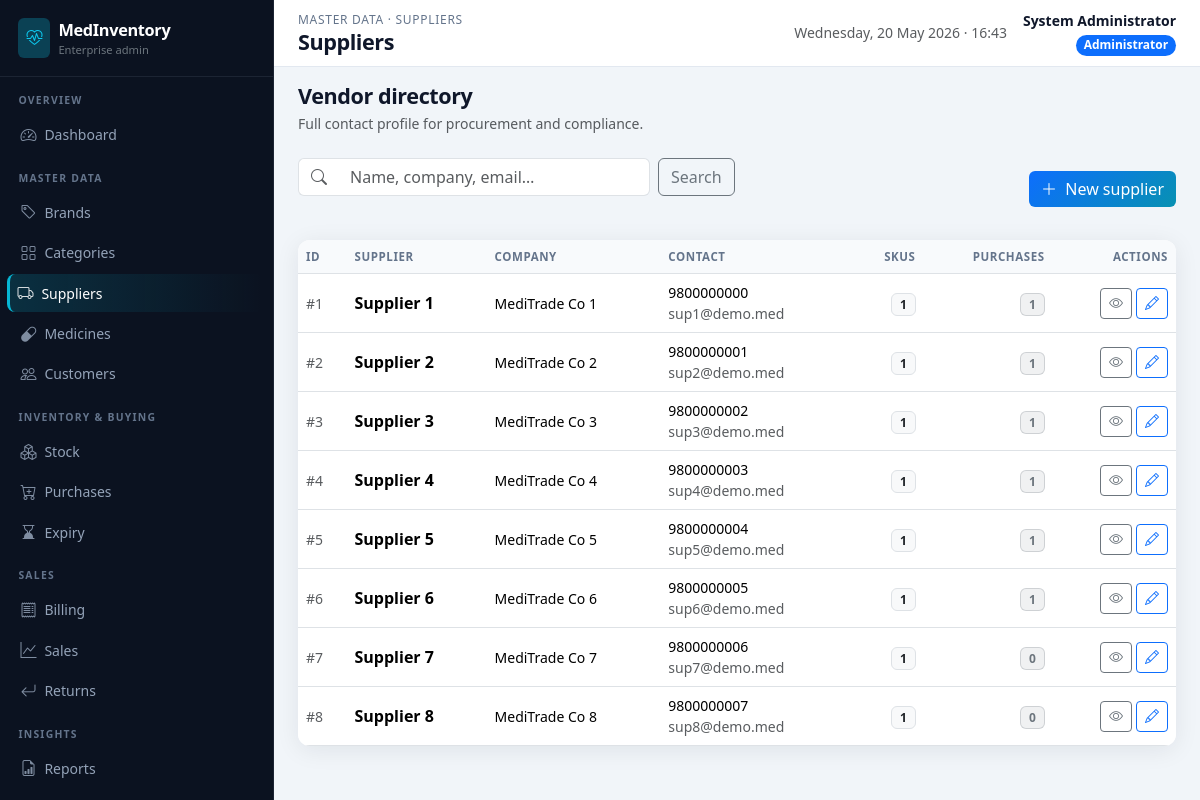
The app's page /admin/suppliers (signed in) with its own data.
### app/models.py (models this page shows, shortened)
class User(UserMixin, db.Model):
    __tablename__ = "users"
    id = db.Column(db.Integer, primary_key=True)
    username = db.Column(db.String(80), unique=True, nullable=False, index=True)
    password_hash = db.Column(db.String(256), nullable=False)
    full_name = db.Column(db.String(120), nullable=False)
    email = db.Column(db.String(120))
    phone = db.Column(db.String(32))
    role = db.Column(db.String(20), nullable=False, default="staff")  # admin | staff
    is_active = db.Column(db.Boolean, default=True)
    created_at = db.Column(db.DateTime, default=datetime.utcnow)
    bills = db.relationship("Bill", backref="staff", lazy="dynamic")
    returns = db.relationship("MedicineReturn", backref="staff", lazy="dynamic")

class Supplier(db.Model):
    __tablename__ = "suppliers"
    id = db.Column(db.Integer, primary_key=True)
    name = db.Column(db.String(120), nullable=False, index=True)
    contact_number = db.Column(db.String(32))
    email = db.Column(db.String(120))
    address = db.Column(db.Text)
    company_name = db.Column(db.String(160))
    medicines = db.relationship("Medicine", backref="supplier", lazy="dynamic")
    purchases = db.relationship("Purchase", backref="supplier", lazy="dynamic")

### app/admin_routes.py (the view, shortened to what this page needs)
@admin_bp.route("/suppliers")
@login_required
@admin_required
def suppliers():
    q = (request.args.get("q") or "").strip()
    page = request.args.get("page", 1, type=int) or 1
    query = Supplier.query
    query = query.order_by(Supplier.name)
    pagination = query.paginate(page=page, per_page=12, error_out=False)
    return render_template(
        "admin/suppliers_list.html",
        suppliers=pagination.items,
        pagination=pagination,
        q=q,
    )

### app/utils.py (called while the page is built)
def admin_required(view):
    @wraps(view)
    def wrapped(*args, **kwargs):
        if not current_user.is_authenticated:
            flash("Please log in to continue.", "warning")
            return redirect(url_for("main.login", next=request.url))
        if current_user.role != "admin":
            flash("You do not have permission to access that page.", "danger")
            return redirect(url_for("staff.dashboard"))
        return view(*args, **kwargs)
    return wrapped

### app/templates/admin/suppliers_list.html (shortened to what this page needs)
{% extends "admin/layout.html" %}
{% from "admin/_macros.html" import page_heading, toolbar_search, action_group, pagination_nav with context %}
{% block breadcrumb %}Master data · Suppliers{% endblock %}
{% block page_title %}Suppliers{% endblock %}
{% block content %}
{{ page_heading("Vendor directory", "Full contact profile for procurement and compliance.") }}
<div class="page-action-bar">
  <div class="flex-grow-1">{{ toolbar_search(url_for('admin.suppliers'), 'Name, company, email…', q) }}</div>
  <a href="{{ url_for('admin.supplier_new') }}" class="btn btn-brand"><i class="bi bi-plus-lg me-1"></i> New supplier</a>
</div>
<div class="card card-soft table-responsive">
  <table class="table table-hover align-middle mb-0">
    <thead><tr><th>ID</th><th>Supplier</th><th>Company</th><th>Contact</th><th class="text-end">SKUs</th><th class="text-end">Purchases</th><th class="text-end">Actions</th></tr></thead>
    <tbody>
      {% for s in suppliers %}
      <tr>
        <td class="small text-muted">#{{ s.id }}</td>
        <td class="fw-semibold">{{ s.name }}</td>
        <td class="small">{{ s.company_name or "—" }}</td>
        <td class="small"><div>{{ s.contact_number or "—" }}</div><div class="text-muted">{{ s.email or "" }}</div></td>
        <td class="text-end"><span class="badge bg-light text-dark border">{{ s.medicines.count() }}</span></td>
        <td class="text-end"><span class="badge bg-secondary bg-opacity-10 text-secondary border border-secondary border-opacity-25">{{ s.purchases.count() }}</span></td>
        <td class="text-end">{{ action_group(url_for('admin.supplier_detail', sid=s.id), url_for('admin.supplier_edit', sid=s.id), url_for('admin.supplier_delete', sid=s.id) if s.medicines.count() == 0 else None) }}</td>
      </tr>
      {% else %}
      <tr><td colspan="7"><div class="empty-state">No suppliers. <a href="{{ url_for('admin.supplier_new') }}">Register one</a>.</div></td></tr>
      {% endfor %}
    </tbody>
  </table>
</div>
{% endblock %}

### app/templates/admin/layout.html (shortened to what this page needs)
{% extends "base.html" %}
{% block body %}
<div class="admin-shell d-flex">
  <aside class="sidebar-admin no-print d-none d-lg-block">
    <div class="brand-block">
      <div class="d-flex align-items-center gap-2 text-white">
        <span class="rounded-2 bg-info bg-opacity-25 d-flex p-2"><i class="bi bi-heart-pulse text-info"></i></span>
        <div>
          <div class="product-name fw-bold">MedInventory</div>
          <div class="small text-secondary" style="font-size:0.7rem;">Enterprise admin</div>
        </div>
      </div>
    </div>
    <nav class="nav flex-column pb-4">
      <div class="nav-section-label">Overview</div>
      <a class="nav-link {% if request.endpoint == 'admin.dashboard' %}active{% endif %}" href="{{ url_for('admin.dashboard') }}"><i class="bi bi-speedometer2"></i> Dashboard</a>
      <div class="nav-section-label">Master data</div>
      <a class="nav-link {% if request.endpoint in ['admin.brands','admin.brand_detail','admin.brand_new','admin.brand_edit'] %}active{% endif %}" href="{{ url_for('admin.brands') }}"><i class="bi bi-tag"></i> Brands</a>
      <a class="nav-link " href="{{ url_for('admin.categories') }}"><i class="bi bi-grid"></i> Categories</a>
      <a class="nav-link {% if request.endpoint in ['admin.suppliers','admin.supplier_detail','admin.supplier_new','admin.supplier_edit'] %}active{% endif %}" href="{{ url_for('admin.suppliers') }}"><i class="bi bi-truck"></i> Suppliers</a>
      <a class="nav-link " href="{{ url_for('admin.medicines') }}"><i class="bi bi-capsule"></i> Medicines</a>
      <a class="nav-link " href="{{ url_for('admin.customers') }}"><i class="bi bi-people"></i> Customers</a>
      <div class="nav-section-label">Inventory &amp; buying</div>
      <a class="nav-link {% if 'stock' in (request.endpoint or '') %}active{% endif %}" href="{{ url_for('admin.stock_index') }}"><i class="bi bi-boxes"></i> Stock</a>
      <a class="nav-link " href="{{ url_for('admin.purchases') }}"><i class="bi bi-cart-plus"></i> Purchases</a>
      <a class="nav-link {% if request.endpoint == 'admin.expiry_index' %}active{% endif %}" href="{{ url_for('admin.expiry_index') }}"><i class="bi bi-hourglass-bottom"></i> Expiry</a>
      <div class="nav-section-label">Sales</div>
      <a class="nav-link {% if 'billing' in (request.endpoint or '') %}active{% endif %}" href="{{ url_for('admin.billing_list') }}"><i class="bi bi-receipt"></i> Billing</a>
      <a class="nav-link {% if request.endpoint in ['admin.sales','admin.sales_medicine_wise','admin.sales_daily','admin.sales_monthly'] %}active{% endif %}" href="{{ url_for('admin.sales') }}"><i class="bi bi-graph-up"></i> Sales</a>
      <a class="nav-link {% if 'returns' in (request.endpoint or '') %}active{% endif %}" href="{{ url_for('admin.returns_list') }}"><i class="bi bi-arrow-return-left"></i> Returns</a>
      <div class="nav-section-label">Insights</div>
      <a class="nav-link" href="{{ url_for('admin.reports', name='stock') }}"><i class="bi bi-file-earmark-bar-graph"></i> Reports</a>
      <a class="nav-link {% if request.endpoint == 'admin.analytics' %}active{% endif %}" href="{{ url_for('admin.analytics') }}"> Analytics</a>
    </nav>
  </aside>
  <div class="main-with-sidebar flex-grow-1">
    <header class="topbar d-flex flex-wrap justify-content-between align-items-center gap-2 no-print">
      <div class="d-flex align-items-center gap-2">
        <div>
          <div class="admin-breadcrumb">{% block breadcrumb %}Administration{% endblock %}</div>
          <h1 class="admin-page-title mb-0">{% block page_title %}Console{% endblock %}</h1>
        </div>
      </div>
      <div class="d-flex align-items-center gap-3 text-end">
        <div class="d-none d-md-block small text-muted">{{ moment or '' }}</div>
        <div>
          <div class="fw-semibold small">{{ current_user.full_name }}</div>
          <span class="badge text-bg-primary rounded-pill">Administrator</span>
        </div>
      </div>
    </header>
    <main class="p-4 pt-3">
      {% block content %}{% endblock %}
    </main>
  </div>
</div>
{% endblock %}

### app/templates/admin/_macros.html (shortened to what this page needs)
{% macro page_heading(title, subtitle=None) %}
<div class="admin-page-head mb-4">
  <h1 class="admin-page-title mb-1">{{ title }}</h1>
  {% if subtitle %}<p class="text-muted small mb-0">{{ subtitle }}</p>{% endif %}
</div>
{% endmacro %}
{% macro toolbar_search(action_url, placeholder='Search…', q='') %}
<form class="row g-2 align-items-center flex-wrap mb-4" method="get" action="{{ action_url }}">
  <div class="col-auto flex-grow-1" style="min-width:220px;max-width:360px">
    <div class="input-group">
      <span class="input-group-text bg-white border-end-0"><i class="bi bi-search text-muted"></i></span>
      <input type="search" class="form-control border-start-0" name="q" value="{{ q }}" placeholder="{{ placeholder }}" autocomplete="off">
    </div>
  </div>
  <div class="col-auto">
    <button type="submit" class="btn btn-outline-secondary">Search</button>
  </div>
</form>
{% endmacro %}
{% macro action_group(view_url, edit_url, delete_url=None, delete_confirm='Delete this record?') %}
<div class="d-flex flex-wrap gap-1 justify-content-end">
  <a href="{{ view_url }}" class="btn btn-sm btn-outline-secondary" title="View"><i class="bi bi-eye"></i></a>
  <a href="{{ edit_url }}" class="btn btn-sm btn-outline-primary" title="Edit"><i class="bi bi-pencil"></i></a>
</div>
{% endmacro %}

### app/static/css/app.css (style rules this page uses)
:root { --mi-primary: #0d6efd; --mi-sidebar: #0b1220; --mi-sidebar-border: rgba(148, 163, 184, 0.12); --mi-sidebar-hover: #151f32; --mi-accent: #06b6d4; --mi-card-shadow: 0 4px 24px rgba(15, 23, 42, 0.08); --mi-topbar-h: 64px; }
body { font-family: "Segoe UI", system-ui, -apple-system, Roboto, "Helvetica Neue", sans-serif; background: #f1f5f9; color: #0f172a; }
.card-soft { border: none; box-shadow: var(--mi-card-shadow); border-radius: 12px; background: #fff; }
.sidebar-admin { min-height: 100vh; background: var(--mi-sidebar); color: #e2e8f0; width: 274px; position: fixed; left: 0; top: 0; z-index: 1040; padding: 0; overflow-y: auto; border-right: 1px solid var(--mi-sidebar-border); }
.sidebar-admin .brand-block { padding: 1.1rem 1.15rem; border-bottom: 1px solid var(--mi-sidebar-border); }
.sidebar-admin .brand-block .product-name { font-size: 1.02rem; letter-spacing: -0.02em; }
.sidebar-admin .nav-section-label { font-size: 0.65rem; text-transform: uppercase; letter-spacing: 0.12em; color: #64748b; padding: 1rem 1.15rem 0.35rem; font-weight: 600; }
.sidebar-admin a.nav-link { color: #94a3b8; border-radius: 8px; margin: 1px 10px; padding: 0.45rem 0.65rem; font-size: 0.875rem; display: flex; align-items: center; gap: 0.5rem; }
.sidebar-admin a.nav-link i { font-size: 1rem; opacity: 0.85; }
.sidebar-admin a.nav-link.active { background: linear-gradient(90deg, rgba(6, 182, 212, 0.18), transparent); color: #fff; border-left: 3px solid var(--mi-accent); margin-left: 7px; padding-left: calc(0.65rem - 3px); }
.main-with-sidebar { margin-left: 274px; min-height: 100vh; }
.admin-shell { min-height: 100vh; }
.topbar { background: #fff; border-bottom: 1px solid #e2e8f0; min-height: var(--mi-topbar-h); padding: 0.65rem 1.5rem; position: sticky; top: 0; z-index: 1020; }
.admin-page-title { font-size: 1.35rem; font-weight: 700; letter-spacing: -0.02em; color: #0f172a; }
.admin-breadcrumb { font-size: 0.75rem; color: #64748b; text-transform: uppercase; letter-spacing: 0.06em; }
.table thead th { font-size: 0.72rem; text-transform: uppercase; letter-spacing: 0.05em; color: #64748b; font-weight: 600; border-bottom-width: 1px; background: #f8fafc; white-space: nowrap; }
.table tbody td { vertical-align: middle; }
.btn-brand { background: linear-gradient(135deg, #0d6efd, #0891b2); border: none; color: #fff; }
.page-action-bar { display: flex; flex-wrap: wrap; gap: 0.5rem; align-items: center; justify-content: space-between; margin-bottom: 1.25rem; }

### records on screen
User: full_name "System Administrator"
Supplier: id "1", name "Supplier 1", company_name "MediTrade Co 1", contact_number "9800000000", email "sup1@demo.med", medicines.count "1", purchases.count "1"
Supplier: id "2", name "Supplier 2", company_name "MediTrade Co 2", contact_number "9800000001", email "sup2@demo.med", medicines.count "1", purchases.count "1"
Supplier: id "3", name "Supplier 3", company_name "MediTrade Co 3", contact_number "9800000002", email "sup3@demo.med", medicines.count "1", purchases.count "1"
Supplier: id "4", name "Supplier 4", company_name "MediTrade Co 4", contact_number "9800000003", email "sup4@demo.med", medicines.count "1", purchases.count "1"
Supplier: id "5", name "Supplier 5", company_name "MediTrade Co 5", contact_number "9800000004", email "sup5@demo.med", medicines.count "1", purchases.count "1"
Supplier: id "6", name "Supplier 6", company_name "MediTrade Co 6", contact_number "9800000005", email "sup6@demo.med", medicines.count "1", purchases.count "1"
Supplier: id "7", name "Supplier 7", company_name "MediTrade Co 7", contact_number "9800000006", email "sup7@demo.med", medicines.count "1", purchases.count "0"
Supplier: id "8", name "Supplier 8", company_name "MediTrade Co 8", contact_number "9800000007", email "sup8@demo.med", medicines.count "1", purchases.count "0"

### other values on screen
{{ title }} "Vendor directory"
{{ subtitle }} "Full contact profile for procurement and compliance."
